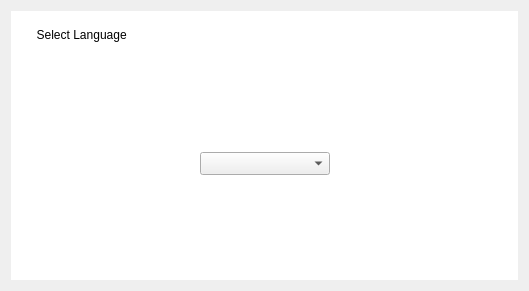
<?xml version="1.0" encoding="UTF-8"?>
<ui version="4.0">
 <class>FormLanguageChange</class>
 <widget class="QWidget" name="FormLanguageChange">
  <property name="geometry">
   <rect>
    <x>0</x>
    <y>0</y>
    <width>529</width>
    <height>291</height>
   </rect>
  </property>
  <property name="windowTitle">
   <string>Form</string>
  </property>
  <layout class="QHBoxLayout" name="horizontalLayout_3">
   <item>
    <widget class="QWidget" name="widgetCenterAlertSetting" native="true">
     <property name="styleSheet">
      <string notr="true">QWidget#widgetCenterAlertSetting

{
  
	background-color: rgb(255, 255, 255);
}  </string>
     </property>
     <layout class="QVBoxLayout" name="verticalLayout">
      <item>
       <layout class="QHBoxLayout" name="horizontalLayout_2">
        <property name="spacing">
         <number>0</number>
        </property>
        <item>
         <spacer name="horizontalSpacer_5">
          <property name="orientation">
           <enum>Qt::Horizontal</enum>
          </property>
          <property name="sizeType">
           <enum>QSizePolicy::Fixed</enum>
          </property>
          <property name="sizeHint" stdset="0">
           <size>
            <width>10</width>
            <height>20</height>
           </size>
          </property>
         </spacer>
        </item>
        <item>
         <widget class="QLabel" name="labelSelectLanguage">
          <property name="minimumSize">
           <size>
            <width>0</width>
            <height>30</height>
           </size>
          </property>
          <property name="text">
           <string>  Select Language</string>
          </property>
         </widget>
        </item>
        <item>
         <spacer name="horizontalSpacer_6">
          <property name="orientation">
           <enum>Qt::Horizontal</enum>
          </property>
          <property name="sizeHint" stdset="0">
           <size>
            <width>308</width>
            <height>20</height>
           </size>
          </property>
         </spacer>
        </item>
       </layout>
      </item>
      <item>
       <spacer name="verticalSpacer_2">
        <property name="orientation">
         <enum>Qt::Vertical</enum>
        </property>
        <property name="sizeHint" stdset="0">
         <size>
          <width>20</width>
          <height>115</height>
         </size>
        </property>
       </spacer>
      </item>
      <item>
       <layout class="QHBoxLayout" name="horizontalLayout">
        <item>
         <spacer name="horizontalSpacer_3">
          <property name="orientation">
           <enum>Qt::Horizontal</enum>
          </property>
          <property name="sizeHint" stdset="0">
           <size>
            <width>40</width>
            <height>20</height>
           </size>
          </property>
         </spacer>
        </item>
        <item>
         <widget class="QComboBox" name="comboBoxLanguageList">
          <property name="minimumSize">
           <size>
            <width>130</width>
            <height>23</height>
           </size>
          </property>
         </widget>
        </item>
        <item>
         <spacer name="horizontalSpacer_4">
          <property name="orientation">
           <enum>Qt::Horizontal</enum>
          </property>
          <property name="sizeHint" stdset="0">
           <size>
            <width>40</width>
            <height>20</height>
           </size>
          </property>
         </spacer>
        </item>
       </layout>
      </item>
      <item>
       <spacer name="verticalSpacer">
        <property name="orientation">
         <enum>Qt::Vertical</enum>
        </property>
        <property name="sizeHint" stdset="0">
         <size>
          <width>20</width>
          <height>114</height>
         </size>
        </property>
       </spacer>
      </item>
     </layout>
    </widget>
   </item>
  </layout>
 </widget>
 <resources/>
 <connections/>
</ui>
